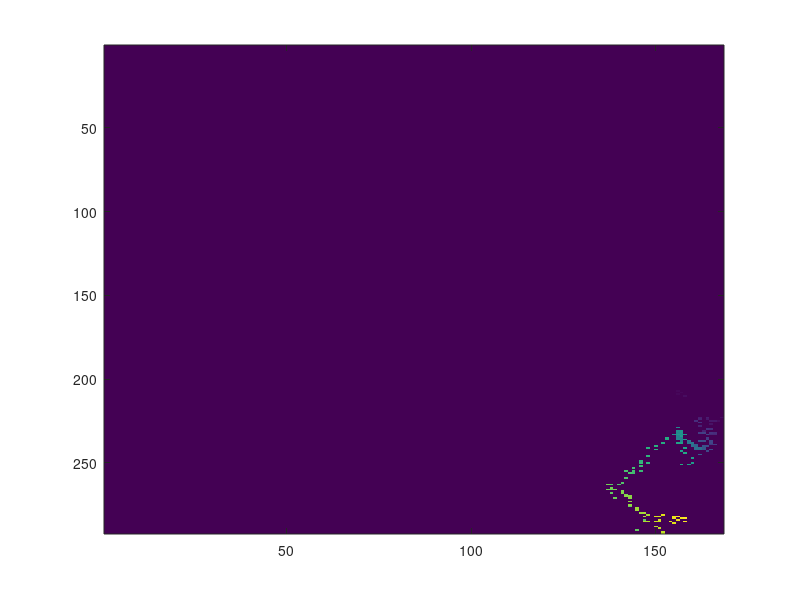

Write the MATLAB code that produced this figure.
% insert a matrix of [X;Y] coordinates
A=[204.985	154.179
216.773	165.125
206.921	155.709
208.116	156.898
209.231	156.456
209.768	157.891
223.388	168.12
225.46	166.661
226.56	164.927
227.116	165.19
225.341	166.18
225.346	166.232
223.872	163.902
225.443	165.091
222.79	163.813
222.657	161.693
224.464	162.006
227.842	162.457
230.985	163.396
232.7	165.052
233.019	165.7
232.184	166.17
232.049	165.947
229.613	164.51
225.207	161.387
225.822	161.832
229.853	164.304
231.57	164.975
236.861	165.478
239.343	165.313
238.733	165.544
235.035	164.284
231.736	162.347
231.85	163.439
232.836	163.504
235.575	164.375
236.822	164.827
237.098	165.482
237.995	164.839
239.704	164.279
241.609	164.797
243.026	164.4
240.217	163.854
237.423	162.989
237.279	161.682
239.708	162.675
240.391	162.681
241.273	162.764
241.702	162.801
244.896	162.245
245.185	162.311
245.094	161.7
238.273	160.039
239.409	160.275
239.867	160.985
238.995	161.032
240.584	161.065
240.086	160.689
240.349	160.355
240.56	160.67
241.626	161.002
241.48	161.284
241.131	161.784
241.896	161.797
240.743	161.406
240.788	160.608
239.519	160.071
239.005	159.685
239.32	160.431
239.077	160.408
238.018	160.218
237.791	158.835
237.044	158.889
236.473	157.679
234.477	157.357
235.562	157.26
234.911	157.259
235.393	156.479
233.749	155.979
232.897	155.782
234.978	155.855
233.266	155.271
235.685	156.255
237.257	156.661
231.159	156.443
229.359	155.781
231.513	156.059
231.387	156.238
232.726	156.626
231.277	157.38
232.642	157.793
233.121	157.713
231.382	156.585
231.827	157.096
231.913	156.953
232.505	156.271
234.066	157.108
233.501	157.146
235.963	157.61
246.714	159.936
250.339	160.374
250.952	159.447
242.625	157.159
238.431	157.363
237.94	155.563
241.334	157.821
235.555	153.223
244.103	157.625
236.295	153.442
235.266	152.905
237.566	151.964
250.889	156.807
240.247	149.848
241.646	149.669
240.977	147.748
245.845	147.861
250.266	148.467
248.694	146.158
249.585	146.056
249.887	145.936
252.255	145.77
252.282	145.843
254.676	145.604
253.03	143.957
255.844	144.475
255.324	143.574
256.136	143.109
255.514	142.524
255.213	142.006
258.531	141.974
261.538	141.195
263.068	140.441
283.529	146.61
263.401	137.861
276.499	142.892
268.015	138.055
290.416	145.398
271.283	138.678
265.695	136.913
266.086	137.933
262.887	136.868
264.767	138.31
266.358	139.137
267.297	140.587
267.526	140.948
268.604	142.492
269.587	142.48
269.905	142.616
271.396	142.683
272.669	143.358
275.25	143.315
276.681	144.716
277.678	145.051
279.519	146.058
280.697	147.521
279.96	146.894
282.381	147.28
284.637	147.435
284.615	148.077
287.749	150.065
290.581	151.654
291.577	151.665
288.844	150.912
285.335	150.344
284.792	150.902
282.295	149.734
281.934	150.783
283.767	151.394
281.042	151.717
284.524	153.756
285.831	155.31
283.11	155.053
284.181	155.643
282.43	155.398
283.473	156.828
282.832	157.434
284.678	157.934
285.132	158.134
281.813	156.318
283.439	157.688]
Xcentermass=A(:,1);
Ycentermass=A(:,2);
%Xactin=AA(:,1);
%Yactin=AA(:,2);
%Bcentermass=zeros(max(Ycentermass),max(Xcentermass));
%Bactin=zeros(max(Ycentermass),max(Xcentermass));
for i=1:180
Bcentermass(round(Xcentermass(i)),round(Ycentermass(i)))=i;
%Bactin(round(Xactin(i)),round(Yactin(i)))=i;
end
imagesc(Bcentermass)
%figure;imagesc(Bactin)